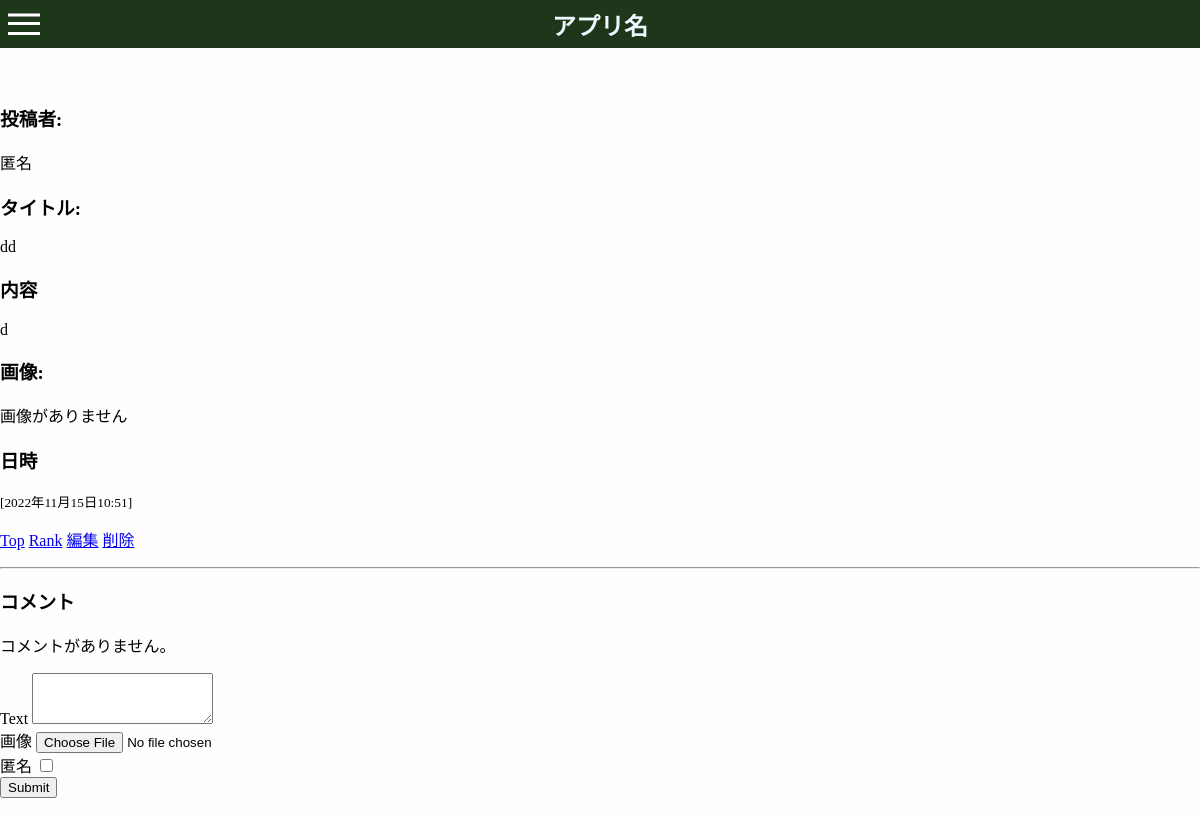
The app's page /top/2/ with its own data.
### app01/models.py (models this page shows, shortened)
class Article(models.Model):
    title = models.CharField(max_length=500)
    body = models.TextField()
    posted_at = models.DateTimeField(default=timezone.now)
    published_at = models.DateTimeField(blank=True, null=True)
    like = models.IntegerField(default=0)
    image = models.ImageField(upload_to='media/images',null=True, blank=True)
    user = models.ForeignKey(User, on_delete=models.CASCADE)
    anonymity = models.BooleanField(default=False, blank=True, null=True)

### app01/views.py (the view, shortened to what this page needs)
# urls.py: path('<int:article_id>/', views.detail, name='detail'),
def detail(request, article_id):
	try:
		article = Article.objects.get(pk=article_id)
	except Article.DoesNotExist:
		raise Http404("Article does not exist")
	context = {
		"article": article,
		"comments": article.comments.order_by("-posted_at")
		}
	return render(request, 'app01/keijiban-detail.html', context)

### app01/templates/app01/keijiban-detail.html (shortened to what this page needs)
{% load static %}
<html>
    <head>
        <link rel="stylesheet" href="{% static 'css/header.css' %}">
    </head>
    <header>
        <div class="inner">
          <div class="inner_color">
            <a href="{% url 'home' %}"><h2>アプリ名</h2></a>
          </div>
          <div class="h-menu">
            <label class="h-menu_icon" for="h-menu_checkbox"><span class="hamburger-icon"></span></label>
          </div>
        </div>
      </header>
    <body>
        <h1>投稿詳細</h1>
        <br>
        <div>
          <h3>投稿者:</h3>
            {% if article.anonymity %}
            <p>{{ article.user }}</p>
            {% else %}
            <p>匿名</p>
            {% endif %}
            <h3>タイトル:</h3>
            <p>{{ article.title }}</p>
            <h3>内容</h3>
            <div>
               {{ article.body | linebreaksbr }}
            </div>
            <h3>画像:</h3>
            <diV>
              <p>画像がありません</p>
            </diV>
            <h3>日時</h3>
            <small>[{{ article.posted_at }}]</small>
        </div>
        <p>
            <a href="{% url 'index' %}" id="Top">Top</a>
            <a href="{% url 'rank' %}" id="rank">Rank</a>
            <a href="{% url 'update' article.id %}" id="edit">編集</a>
            <a href="{% url 'delete' article.id %}" id="delete">削除</a>
        </p>
        <hr>
        <h3>コメント</h3>
        {% if comments %}
        {% for comment in comments %}
        <div>
          {% if comment.anonymity %}
          <p>投稿者: {{ comment.user }}</p>
          {% else %}
          <p>投稿者: 匿名</p>
          {% endif %}
            <div>
                {{ comment.text | linebreaksbr }}
            </div>
            <div>
              {% if comment.image %}
              <img src="{{ comment.image.url }}" style="width: 100px;height:auto">
              {% endif %}
            </div>
          <div>
            <small>[{{ comment.posted_at }}]</small>
          </div>
          <hr>
        </div>
        {% endfor %}
        {% else %}
        <p>コメントがありません。</p>
        {% endif %}
        <form action="{% url 'detail' article.id %}" method="post" enctype="multipart/form-data">
            <div>
            <diV>
                <label for="textInput">Text</label>
                <textarea id="titleInput" name="text" rows="3"></textarea>
            </diV>
            <div>
              <label for="image">画像</label>
              <input type="file" name="image" accept="image/jpeg, image/png">
            </div>
            <div>
              <label for="checkbox">匿名</label>
              <input type="checkbox" name="checkbox">
            </div>
                <button type="submit">Submit</button>
            </div>
        </form>
    </body>
</html>

### authtest/static/css/header.css (style rules this page uses)
body { margin: 0; background-color: #fefefe; top: 48px; }
.inner { position: relative; top: 0; }
.inner_color { background-color: #1E371A; width: 100%; height: 48px; z-index: 99; position: absolute; }
.inner_color img, h2 { position: absolute; color: aliceblue; left: 50%; top: 50%; transform: translate(-50%, -50%); margin: 0px; }
a { height: auto; }
.h-menu { z-index: 100; position: absolute; }
.h-menu_icon { display: inline-block; width: 30px; height: 30px; vertical-align: middle; position: absolute; left: 8px; }
.hamburger-icon, .hamburger-icon::before, .hamburger-icon::after { content: ''; display: block; position: absolute; z-index: 100; top:0; bottom:0; width: 32px; height: 3px; background: white; cursor: pointer; top: 50%; transform: translate(0, -50%); }
.hamburger-icon:before { top: 10px; }
.hamburger-icon:after { top: 20px; }
.h-menu_icon .hamburger-icon, .h-menu_icon .hamburger-icon::before, .h-menu_icon .hamburger-icon::after, #h-menu_black, #h-menu_content { -webkit-transition: all .3s ; transition: all .3s ; }

### records on screen
Article: title "dd", body "d", posted_at "2022年11月15日10:51"
